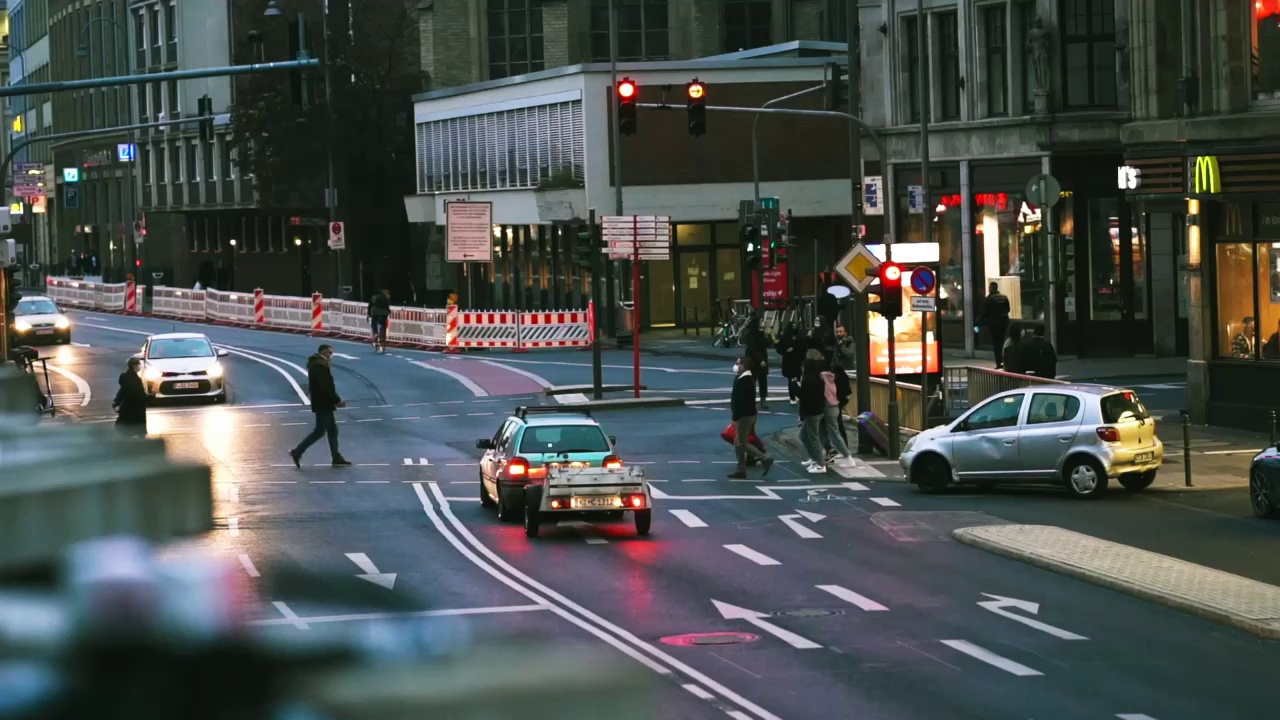
#> input picture webots/controllers/my_controller/sample.jpg, 1280 x 720 px
$ python -i detect_lines.py   (imports and definitions only)
#> lines starting #> are read from the running program, lines starting #| are printed output that depends on the picture; after the words box and inside, x2 and y2 are one past the last pixel; in counts of white or black regions, pixels touching at a corner belong together

import cv2
import numpy as np
from sklearn.linear_model import HuberRegressor, Ridge

def get_lower_x(p1,p2):
    m = (p1[1]-p2[1])/(p1[0]-p2[0])
    b = (p1[0]*p2[1]-p2[0]*p1[1])/(p1[0]-p2[0])
    return -b/m #esse é o x para y = 0


def get_center(p1,p2):
    x = (p1[0]+p2[0])/2
    y = (p1[1]+p2[1])/2
    p = [x,y]
    return p


def calculate_intersection(p1,p2,p3,p4):
    c2x = p3[0] - p4[0]
    c3x = p1[0] - p2[0]
    c2y = p3[1] - p4[1]
    c3y = p1[1] - p2[1]

    d  = c3x * c2y - c3y * c2x

    u1 = p1[0] * p2[1] - p1[1] * p2[0]
    u4 = p3[0] * p4[1] - p3[1] * p4[0]

    px = (u1 * c2x - c3x * u4) / d
    py = (u1 * c2y - c3y * u4) / d

    p = [px, py ]

    return p

def calcula_erro(p1,p2,p3,p4):
    p_intersection = calculate_intersection(p1,p2,p3,p4)
    p_center = get_center(p2,p4)

    return get_lower_x(p_intersection,p_center)


def draw_lines(img, lines):
        line_dict = {'left':[], 'right':[]}
        img_center = img.shape[1]//2
        for line in lines:
            for x1, y1, x2, y2 in line:
                if x1<img_center and x2<img_center:
                    position = 'left'
                elif x1>img_center and x2>img_center:
                    position = 'right'
                else:
                    continue
                line_dict[position].append(np.array([x1, y1]))
                line_dict[position].append(np.array([x2, y2]))


        for position, lines_dir in line_dict.items():
            data = np.array(lines_dir)
            data = data[data[:, 1] >= np.array(15)-1]
            x, y = data[:, 0].reshape((-1, 1)), data[:, 1]

            try:
                model = HuberRegressor(fit_intercept=True, alpha=0.0, max_iter=100,
                                    epsilon=1.9)
                model.fit(x, y)

            except ValueError:
                model = Ridge(fit_intercept=True, alpha=0.0, random_state=0, normalize=True)
                model.fit(x, y)

            epsilon = 1e-10
            y1 = np.array(img.shape[0])
            x1 = (y1 - model.intercept_)/(model.coef_+epsilon)
            y2 = np.array(15)
            x2 = (y2 - model.intercept_)/(model.coef_+epsilon)
            x = np.append(x, [x1, x2], axis=0)

            y_pred = model.predict(x)
            data = np.append(x, y_pred.reshape((-1, 1)), axis=1)
            if position == 'left':
                p1 = [x[-1],y_pred.reshape((-1, 1))[-1]]
                p2 = [x[-2],y_pred.reshape((-1, 1))[-2]]
            else:
                p3 = [x[-1],y_pred.reshape((-1, 1))[-1]]
                p4 = [x[-2],y_pred.reshape((-1, 1))[-2]]
        erro  = calcula_erro(p1,p2,p3,p4)-(img.shape[1])/2
        return erro


def criaImagem(image):

    grayscale = cv2.cvtColor(image, cv2.COLOR_RGB2GRAY)

    kernel_size = 5

    blur = cv2.GaussianBlur(grayscale, (kernel_size, kernel_size), 0)

    slice1Copy = (blur*255).astype(np.uint8)
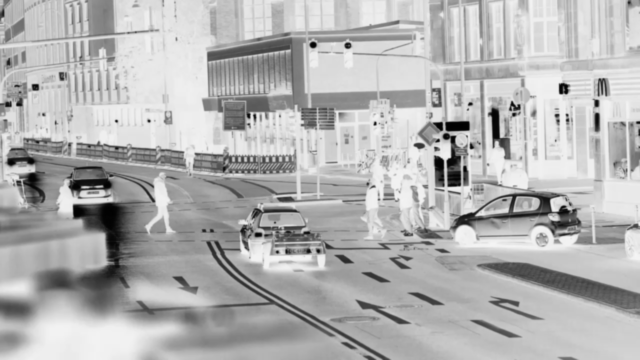
#> slice1Copy: shape (720, 1280) (shown at 1/2 size); min 1, max 244, mean 178.6
    edges  = cv2.Canny(slice1Copy, 200, 300)
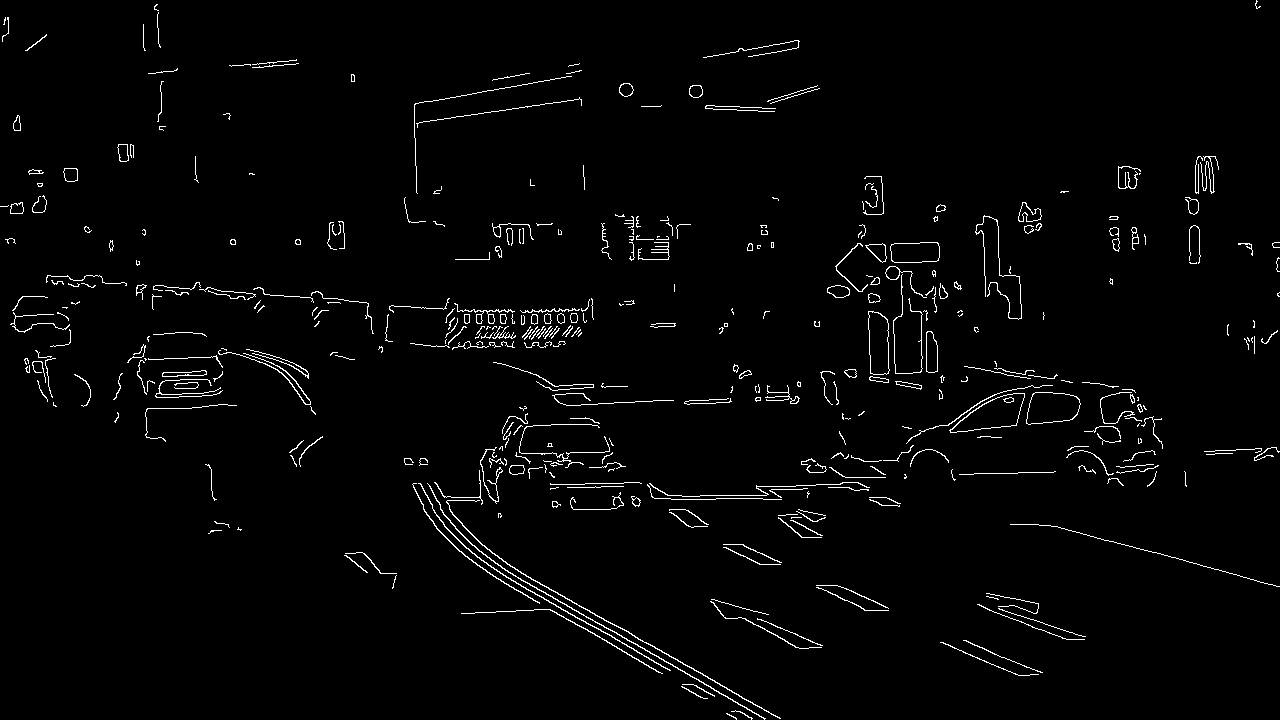
#> edges: shape (720, 1280); 2.1% white in thin lines or dots

    #Create a set of vertices for the mask (1270,780),(0,780),(10,450),(1270,460)
    x1=image.shape[1]
    x2=0
    x3=(2*image.shape[1])/6
    x4=(4*image.shape[1])/6
    y1=image.shape[0]
    y2=image.shape[0]
    y3=(6*image.shape[0])/10
    y4=(6*image.shape[0])/10


    vertices = np.array([[(x1,y1), (x2,y2), (x3,y3), (x4,y4)]], dtype=np.int32)
    mask = np.zeros_like(edges)
    cv2.fillPoly(mask, vertices, 255)
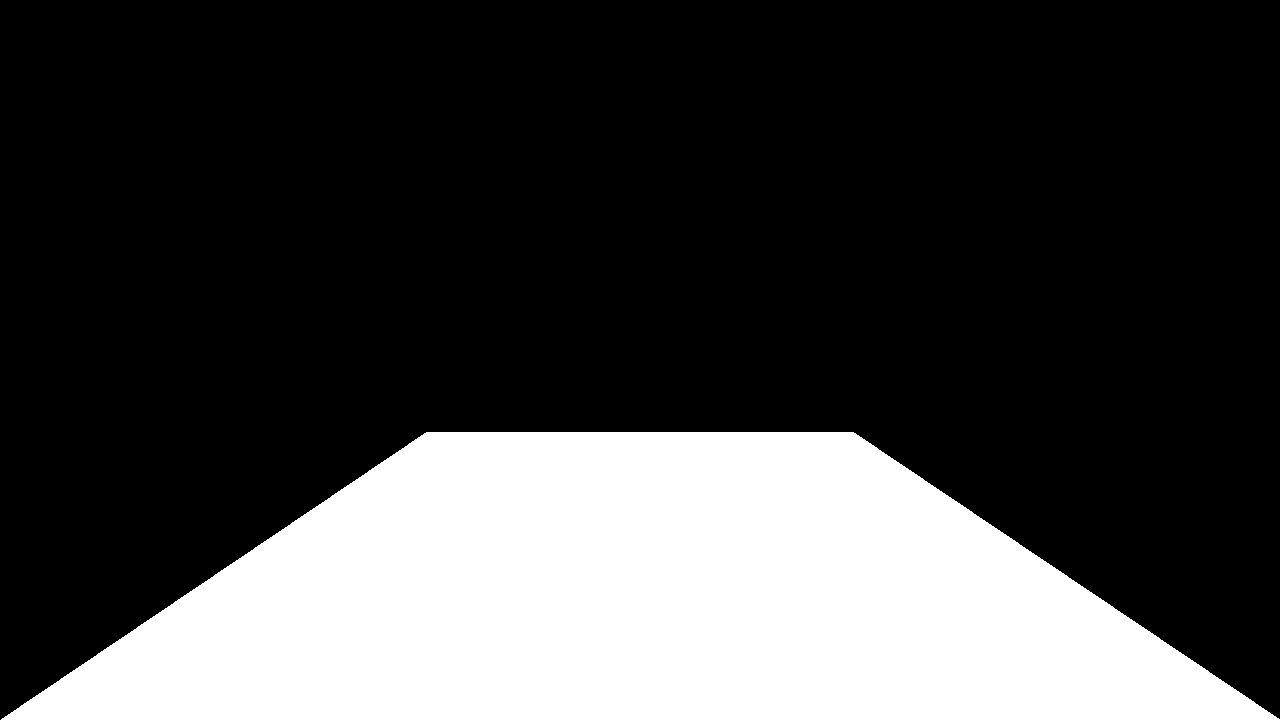
#> mask: shape (720, 1280); 26.7% white; 1 white region, box (x1, y1, x2, y2) and area: (1, 432, 1280, 720) 245947
    masked_edges = cv2.bitwise_and(edges, mask)
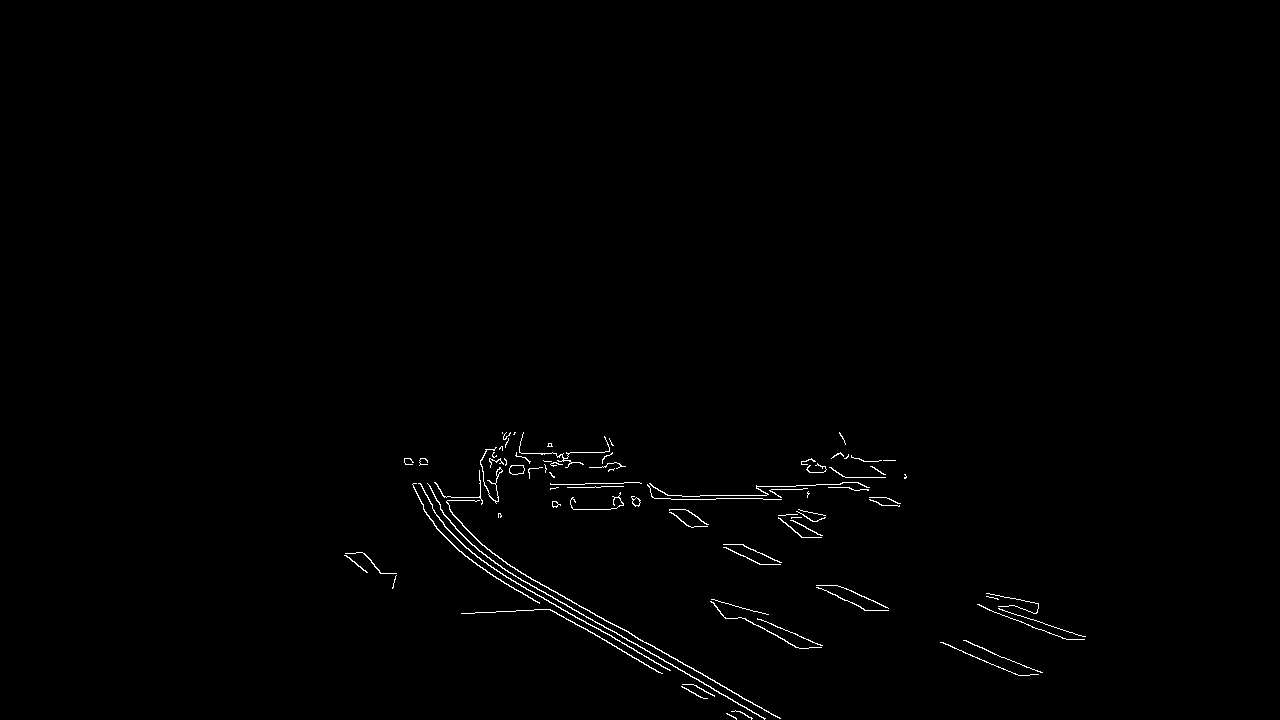
#> masked_edges: shape (720, 1280); 0.64% white in thin lines or dots, all inside (x1, y1, x2, y2) = (344, 432, 1086, 720)
    rho = 3
    theta = np.pi / 180
    threshold = 15
    min_line_len = 30
    max_line_gap = 40


    lines = cv2.HoughLinesP(masked_edges, rho, theta, threshold, np.array([]), minLineLength=min_line_len, maxLineGap=max_line_gap)
#> lines = 213 rows, first 6: [589, 610, 755, 705], [438, 530, 764, 719], [500, 447, 621, 501], [977, 657, 1015, 674], [505, 446, 779, 562], [767, 494, 809, 493]
    line_img = np.zeros((masked_edges.shape[0], masked_edges.shape[1], 3), dtype=np.uint8)
    return  draw_lines(line_img,lines)
#> the loop in draw_lines, `for line in lines:` made 213 passes
#> the loop in draw_lines, `for position, lines_dir in line_dict.items():` made 2 passes
#> (y1, x1, y2, x2, p1, p2) on pass 1: (720, [-12526.2], 15, [32382.3], [[32382.3], [15]], [[-12526.2], [720]])
#> in calculate_intersection, `c2x = p3[0] - p4[0]`: c2x = [-2912.6]
#> in calculate_intersection, `c3x = p1[0] - p2[0]`: c3x = [44908.5]
#> in calculate_intersection, `c2y = p3[1] - p4[1]`: c2y = [-705]
#> in calculate_intersection, `d  = c3x * c2y - c3y * c2x`: d = [-33713880.9]
#> in calculate_intersection, `u1 = p1[0] * p2[1] - p1[1] * p2[0]`: u1 = [23503148.5]
#> in calculate_intersection, `u4 = p3[0] * p4[1] - p3[1] * p4[0]`: u4 = [-1010646.7]
#> in calculate_intersection, `px = (u1 * c2x - c3x * u4) / d`: px = [684.3]
#> in calculate_intersection, `py = (u1 * c2y - c3y * u4) / d`: py = [512.6]
#> in calculate_intersection, `p = [px, py ]`: p = [[684.3], [512.6]]
#> in get_center, `x = (p1[0]+p2[0])/2`: x = [-5492.6]
#> in get_center, `y = (p1[1]+p2[1])/2`: y = [720]
#> in get_center, `p = [x,y]`: p = [[-5492.6], [720]]
#> in get_lower_x, `m = (p1[1]-p2[1])/(p1[0]-p2[0])`: m = [-0.0336]
#> in get_lower_x, `b = (p1[0]*p2[1]-p2[0]*p1[1])/(p1[0]-p2[0])`: b = [535.6]
#> in draw_lines, `erro  = calcula_erro(p1,p2,p3,p4)-(img.shape[1])/2`: erro = [15312.1]


>>> import cv2
>>> picture = cv2.cvtColor(cv2.imread('sample.jpg'), cv2.COLOR_BGR2RGB)
>>> result = criaImagem(picture)
#> result = [15312.1]

$ run again, on webots/controllers/my_controller/traffic_image.jpg
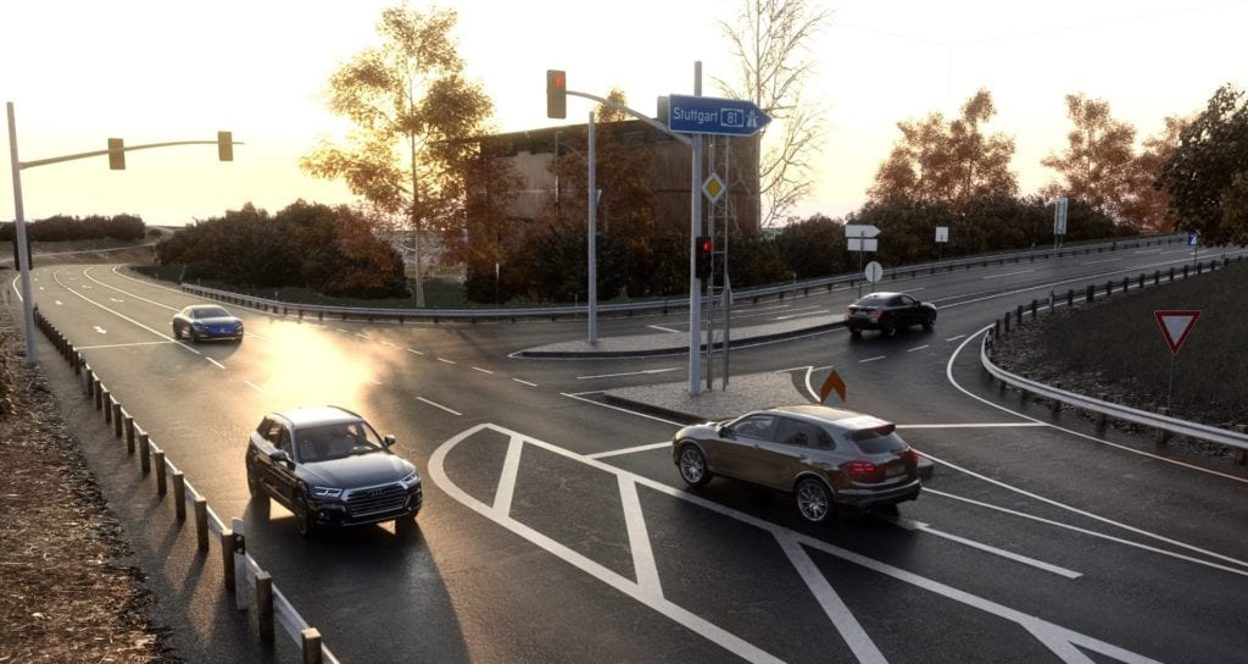
#> input picture webots/controllers/my_controller/traffic_image.jpg, 1248 x 664 px
#> in criaImagem, `edges  = cv2.Canny(slice1Copy, 200, 300)`:
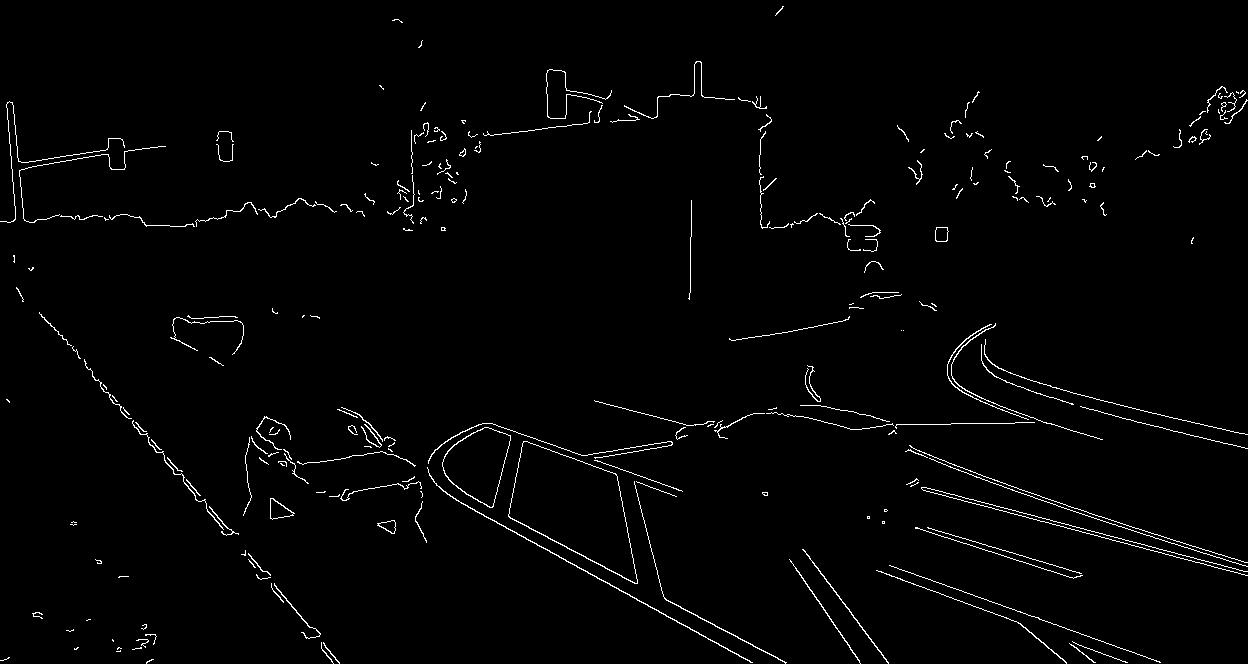
#> edges: shape (664, 1248); 1.6% white in thin lines or dots
#> mask: shape (664, 1248); 26.7% white; 1 white region, box (x1, y1, x2, y2) and area: (1, 398, 1248, 664) 221462
#> in criaImagem, `masked_edges = cv2.bitwise_and(edges, mask)`:
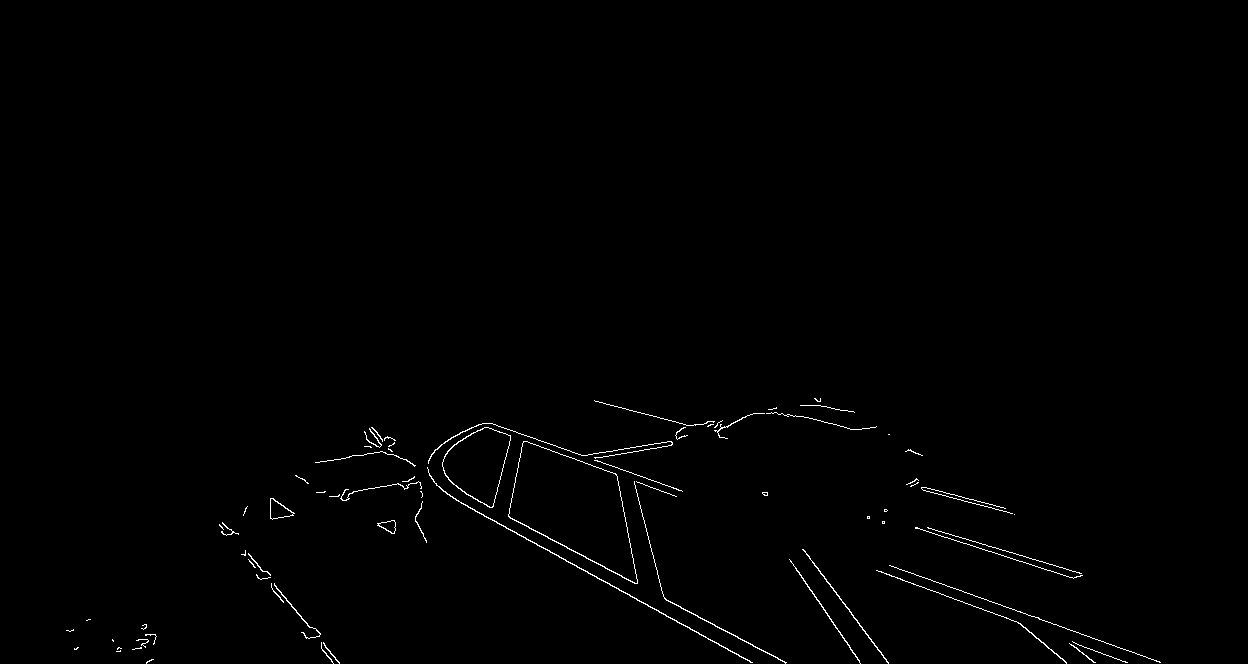
#> masked_edges: shape (664, 1248); 0.63% white in thin lines or dots, all inside (x1, y1, x2, y2) = (66, 398, 1161, 664)
#> lines = 133 rows, first 6: [536, 543, 752, 662], [367, 440, 785, 662], [222, 522, 339, 662], [546, 442, 603, 463], [1003, 606, 1114, 645], [809, 556, 886, 661]
#> the loop in draw_lines, `for line in lines:` made 133 passes
#> the loop in draw_lines, `for position, lines_dir in line_dict.items():` made 2 passes
#> (y1, x1, y2, x2, p1, p2) on pass 1: (664, [-331.1], 15, [2477.7], [[2477.7], [15]], [[-331.1], [664]])
#> c2x = [-1841.7]
#> c3x = [2808.7]
#> c2y = [-649]
#> d = [-3018118.7]
#> u1 = [1650125.9]
#> u4 = [-410860.2]
#> px = [624.6]
#> py = [443.2]
#> in calculate_intersection, `p = [px, py ]`: p = [[624.6], [443.2]]
#> x = [460.1]
#> y = [664]
#> in get_center, `p = [x,y]`: p = [[460.1], [664]]
#> m = [-1.34]
#> b = [1281.5]
#> erro = [330.8]
